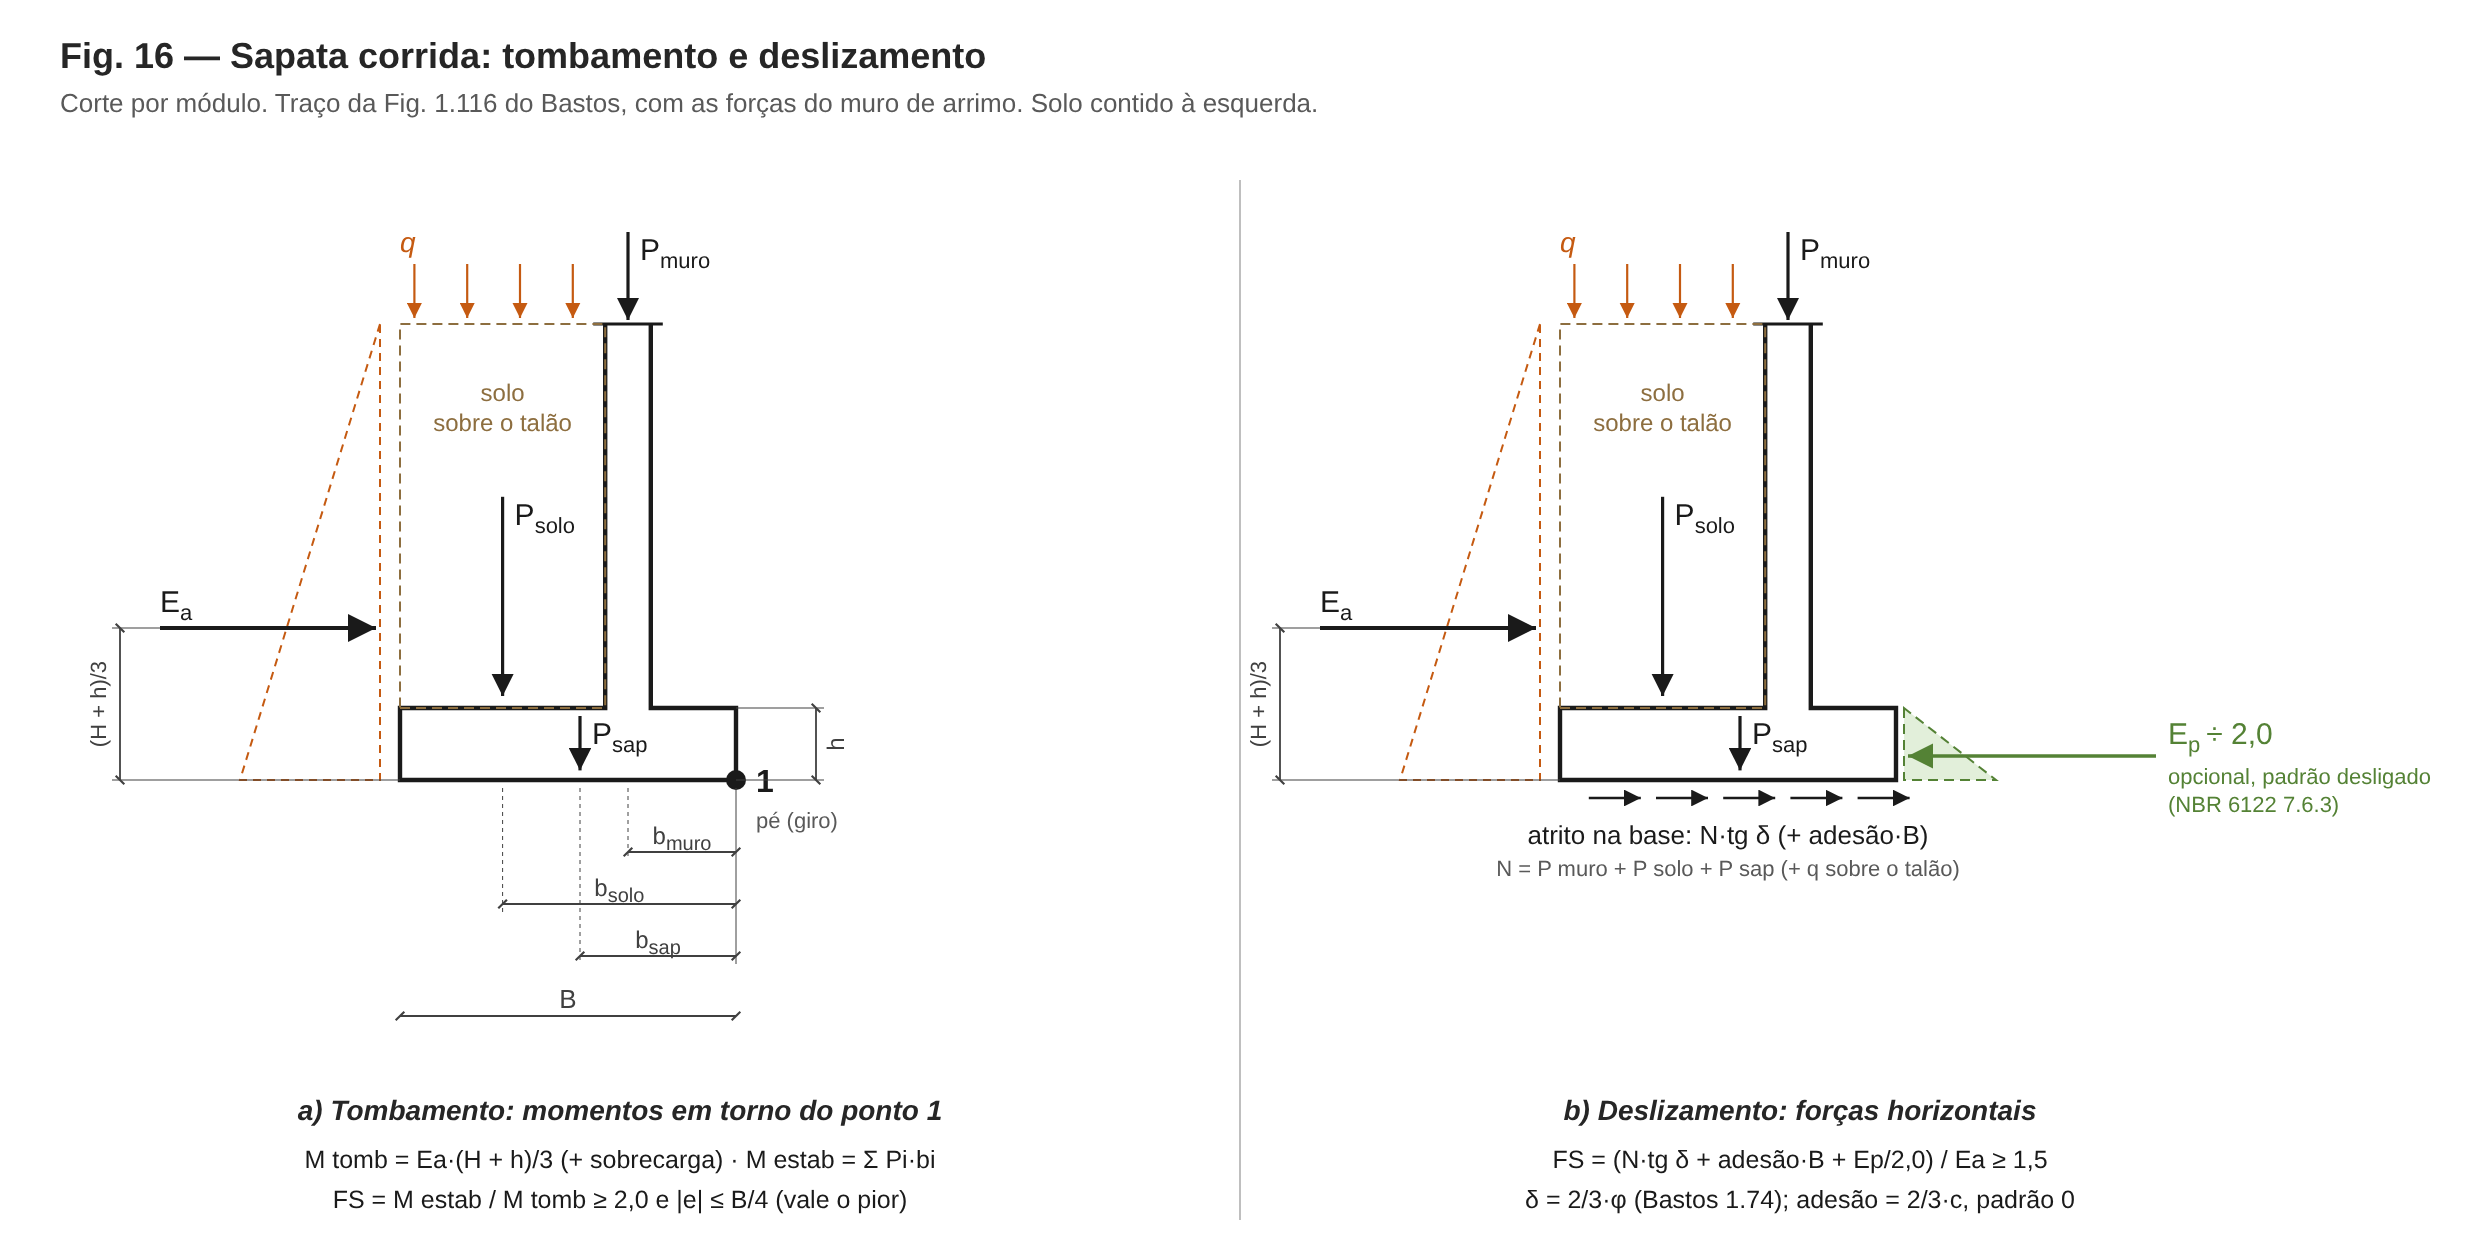

Python code for this plot:
# Fig. 16 — Tombamento e deslizamento da sapata corrida, no traço da Fig. 1.116 do Bastos (UNESP, Sapatas, §1.8)
from figlib import SVG, C
K = '#1a1a1a'; G = '#548235'
S = 120.0
W, H = 1240, 620
s = SVG(W, H)
s.defs.append('<marker id="arrK" viewBox="0 0 10 10" refX="10" refY="5" markerWidth="7" markerHeight="7" orient="auto-start-reverse"><path d="M0,0 L10,5 L0,10 z" fill="%s"/></marker>' % K)
s.defs.append('<marker id="arrG" viewBox="0 0 10 10" refX="10" refY="5" markerWidth="7" markerHeight="7" orient="auto-start-reverse"><path d="M0,0 L10,5 L0,10 z" fill="%s"/></marker>' % G)
s.text(30, 34, 'Fig. 16 — Sapata corrida: tombamento e deslizamento', size=18, anchor='start', weight='bold')
s.text(30, 56, 'Corte por módulo. Traço da Fig. 1.116 do Bastos, com as forças do muro de arrimo. Solo contido à esquerda.', size=13, anchor='start', color=C['note'])
B, a, t, hs, Hm = 1.40, 0.95, 0.19, 0.30, 1.60
def painel(x0, yb, tomb):
    X = lambda v: x0 + v * S; Y = lambda v: yb - v * S
    # contorno: sapata + muro (linha preta, sem hachura, como no Bastos)
    s.pline([(X(a - t/2), Y(hs + Hm)), (X(a - t/2), Y(hs)), (X(0), Y(hs)), (X(0), Y(0)), (X(B), Y(0)), (X(B), Y(hs)),
             (X(a + t/2), Y(hs)), (X(a + t/2), Y(hs + Hm))], stroke=K, sw=2.2)
    s.line(X(a - t/2) - 6, Y(hs + Hm), X(a + t/2) + 6, Y(hs + Hm), stroke=K, sw=1.4)
    # solo sobre o talão (contorno tracejado)
    s.poly([(X(0), Y(hs)), (X(a - t/2), Y(hs)), (X(a - t/2), Y(hs + Hm)), (X(0), Y(hs + Hm))], fill='none', stroke=C['soil'], sw=1, extra='stroke-dasharray="5,3"')
    s.text(X((a - t/2) / 2), Y(hs + Hm * 0.80), 'solo', size=12, color=C['soil'])
    s.text(X((a - t/2) / 2), Y(hs + Hm * 0.80) + 15, 'sobre o talão', size=12, color=C['soil'])
    # cargas verticais
    def vert(xv, ytop, ybot, lab, side=1):
        s.arrow(X(xv), ytop, X(xv), ybot, color=K, sw=1.6, marker='arrK')
        s.text(X(xv) + side * 6, ytop + 14, lab, size=15, anchor='start' if side > 0 else 'end', color=K)
    vert(a, Y(hs + Hm) - 46, Y(hs + Hm) - 2, 'P<tspan font-size="11" dy="4">muro</tspan>')
    vert((a - t/2) / 2, Y(hs + Hm * 0.55), Y(hs + 0.05), 'P<tspan font-size="11" dy="4">solo</tspan>')
    vert(B / 2 + 0.05, Y(hs) + 4, Y(0.04), 'P<tspan font-size="11" dy="4">sap</tspan>')
    for k in range(4):
        xx = 0.06 + k * 0.22
        s.arrow(X(xx), Y(hs + Hm) - 30, X(xx), Y(hs + Hm) - 3, color=C['load'], sw=1.1)
    s.text(X(0), Y(hs + Hm) - 36, 'q', size=14, anchor='start', color=C['load'], italic=True)
    # empuxo ativo (triângulo até a base da sapata) e resultante
    Ht = hs + Hm; px = X(0) - 10
    s.poly([(px, Y(Ht)), (px - 70, Y(0)), (px, Y(0))], fill='none', stroke=C['load'], sw=1, extra='stroke-dasharray="4,3"')
    s.arrow(px - 110, Y(Ht / 3), px - 2, Y(Ht / 3), color=K, sw=2.0, marker='arrK')
    s.text(px - 110, Y(Ht / 3) - 8, 'E<tspan font-size="11" dy="4">a</tspan>', size=15, anchor='start', color=K)
    s.dim_v(px - 130, Y(Ht / 3), Y(0), '(H + h)/3', side=-1, ext_from=(px - 110, X(0)), size=11)
    if tomb:
        # ponto 1 no pé
        s.circle(X(B), Y(0), 5, fill=K)
        s.text(X(B) + 10, Y(0) + 6, '1', size=16, anchor='start', color=K, weight='bold')
        s.text(X(B) + 10, Y(0) + 24, 'pé (giro)', size=11, anchor='start', color=C['note'])
        # braços até o ponto 1
        yy = Y(0) + 36
        for xv, lab, dy in ((a, 'b<tspan font-size="10" dy="3">muro</tspan>', 0), ((a - t/2) / 2, 'b<tspan font-size="10" dy="3">solo</tspan>', 26), (B / 2 + 0.05, 'b<tspan font-size="10" dy="3">sap</tspan>', 52)):
            s.dim_h(X(xv), X(B), yy + dy, lab, size=12, off_text=-4)
            s.line(X(xv), Y(0) + 4, X(xv), yy + dy + 4, stroke=C['dim'], sw=0.5, extra='stroke-dasharray="2,2"')
        s.line(X(B), Y(0) + 4, X(B), yy + 56, stroke=C['dim'], sw=0.5)
        s.dim_h(X(0), X(B), yy + 82, 'B', size=13, off_text=-4)
    else:
        # atrito na base
        for k in range(5):
            xx = 0.12 + k * 0.28
            s.arrow(X(xx), Y(0) + 9, X(xx) + 26, Y(0) + 9, color=K, sw=1.2, marker='arrK')
        s.text(X(B / 2), Y(0) + 32, 'atrito na base: N·tg δ  (+ adesão·B)', size=13, color=K)
        s.text(X(B / 2), Y(0) + 48, 'N = P muro + P solo + P sap (+ q sobre o talão)', size=11, color=C['note'])
        # passivo opcional na frente
        s.poly([(X(B) + 4, Y(hs)), (X(B) + 4, Y(0)), (X(B) + 50, Y(0))], fill='#e2efda', stroke=G, sw=1, extra='stroke-dasharray="5,3"')
        s.arrow(X(B) + 130, Y(hs / 3), X(B) + 6, Y(hs / 3), color=G, sw=1.8, marker='arrG')
        s.text(X(B) + 136, Y(hs / 3) - 6, 'E<tspan font-size="11" dy="4">p</tspan><tspan dy="-4" dx="3">÷ 2,0</tspan>', size=15, anchor='start', color=G)
        s.text(X(B) + 136, Y(hs / 3) + 14, 'opcional, padrão desligado', size=11, anchor='start', color=G)
        s.text(X(B) + 136, Y(hs / 3) + 28, '(NBR 6122 7.6.3)', size=11, anchor='start', color=G)
    if tomb: s.dim_v(X(B) + 40, Y(hs), Y(0), 'h', side=2, ext_from=(X(B), X(B)), size=12)
# painel (a): tombamento
painel(200, 390, True)
s.text(310, 560, 'a) Tombamento: momentos em torno do ponto 1', size=14, weight='bold', italic=True)
for i, l in enumerate(['M<tspan font-size="10" dy="3">tomb</tspan><tspan dy="-3"> = E</tspan><tspan font-size="10" dy="3">a</tspan><tspan dy="-3">·(H + h)/3  (+ empuxo da sobrecarga)</tspan>',
                       'M<tspan font-size="10" dy="3">estab</tspan><tspan dy="-3"> = Σ P</tspan><tspan font-size="10" dy="3">i</tspan><tspan dy="-3">·b</tspan><tspan font-size="10" dy="3">i</tspan>',
                       'FS = M<tspan font-size="10" dy="3">estab</tspan><tspan dy="-3"> / M</tspan><tspan font-size="10" dy="3">tomb</tspan><tspan dy="-3"> ≥ 2,0  e  |e| ≤ B/4</tspan>']):
    s.text(130, 662 + i * 0, '', size=1)
s.text(310, 584, 'M tomb = Ea·(H + h)/3 (+ sobrecarga)   ·   M estab = Σ Pi·bi', size=12.5, color=K)
s.text(310, 604, 'FS = M estab / M tomb ≥ 2,0  e  |e| ≤ B/4 (vale o pior)', size=12.5, color=K)
# painel (b): deslizamento
painel(780, 390, False)
s.text(900, 560, 'b) Deslizamento: forças horizontais', size=14, weight='bold', italic=True)
s.text(900, 584, 'FS = (N·tg δ + adesão·B + Ep/2,0) / Ea ≥ 1,5', size=12.5, color=K)
s.text(900, 604, 'δ = 2/3·φ (Bastos 1.74); adesão = 2/3·c, padrão 0', size=12.5, color=K)
s.line(620, 90, 620, 610, stroke='#bfbfbf', sw=1)
s.save('fig16_tomb_desl.svg'); print('ok')
